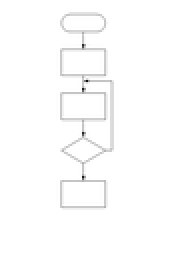
%> input picture my7.png, 93 x 128 px, shrunk from 401 x 551 before the run (shown 2 times larger)
$ octave graphiclinewidth.m   (GNU Octave 9; MATLAB toolbox functions it lacks are replaced by stand-ins)
%> lines starting %> are read from the running program, lines starting %| are printed output that depends on the picture; in (x1, y1, x2, y2) boxes, pixels count from 0 and x2, y2 are one past the last pixel; in counts of white or black regions, pixels touching at a corner belong together; the program's own positions count from 1
### preprocessing.m
function BW =  preprocessing(I)
% I=imresize(I,1.5);
BW1=rgb2gray(I);
thresh = graythresh(BW1);
BW2 = imbinarize(BW1,thresh);
BW2=~BW2;
% se=strel('disk',1);
% BW2=imclose(BW2,se);
BW2=bwareaopen(BW2,30,8);
BW=BW2;

### textseparate.m
function graphic = textseparate(BW)
[L,num]=bwlabel(BW,8);
for i=1:num
    [r,c]=find(L==i);
    for x=1:size(r)
       COPY(r(x,1),c(x,1))=1;
    end
    sumi=sum(COPY(:));
    sums(i,1)=sumi;
end
maxs=max(sums);                    %计算所有连通域的最大值
u=round(0.05*maxs);                %系数取0.05
graphic = bwareaopen(BW,u,8);

### thinforFlowchart.m
function thinGraphic=thinforFlowchart(graphic)
se=strel('disk',1);
B=imdilate(graphic,se);

B=~B;
[A,B]=zhang(B);
% [5 lines of commented-out code are left out]
B=thinner(B);
thinGraphic=~B;

% figure,imshow(thinGraphic);

### zhang.m
function [A,M]=zhang(filename)

% A=imread (filename) ;
% A=im2bw (A,0.8);
A=filename;
I=~A ;
[m n]=size (I) ;
%Zhang Quick Method
for nc=1:60
for i=1:m
    for j=1:n
        if I(i,j)==0
            M(i,j)=0;
        else
            P(1)=I(i,j) ;
            if i-1>0
                P(2) = I(i-1,j) ;
            else
                P(2) = 0 ;
            end
            if (j+1)<=n & (i-1)>0
                P(3) = I(i-1,j+1) ;
            else
                P(3) = 0 ;
            end
            if (j+1)<=n
                P(4) = I(i,j+1) ;
            else
                P(4) = 0 ;
            end
            if (i+1)<=m & (j+1)<=n
                P(5) = I(i+1,j+1) ;
            else
                P(5) = 0 ;
            end
            if (i+1)<=m
                P(6)= I(i+1,j) ;
            else
                P(6) = 0 ;
            end
            if (j-1)>0 & (i+1)<=m
                P(7) = I(i+1,j-1) ;
            else
                P(7) = 0 ;
            end
            if (j-1)>0
                P(8) = I(i,j-1) ;
            else
                P(8) = 0 ;
            end
            if (i-1)>0 & (j-1)>0
                P(9) = I(i-1,j-1) ;
            else
                P(9) = 0 ;
            end
            P(10)=P(1) ;
            Np1=sum(P(2:9)) ;
            Sp1=0;
            Sp1=abs(P(9)-P(2)) ;
            for t=2:8
                 Sp1=Sp1+abs(P(t)-P(t+1));
            end
            Sp1=Sp1/2 ;
            if mod(nc,2)~=0
             if (Np1>=2) & (Np1<=6) & (Sp1==1) & (P(2)*P(4)*P(6)==0) & (P(4)*P(6)*P(8)==0)
                   M(i,j) = 0 ;
              else
                   M(i,j) = 1 ;
               end
            else
             if Np1>=2 & Np1<=6 & Sp1==1 & P(2)*P(4)*P(8)==0 & P(2)*P(6)*P(8)==0
                   M(i,j) = 0 ;
              else
                   M(i,j) = 1 ;
              end

            end

        end
    end
end
I=M;
end
M=~M;

end

### thinner.m
function A=thinner(AM)
[w,h]=size(AM);
for i=2:w-1
    for j=2:h-1
        B=AM(i-1:i+1,j-1:j+1);
        if B(2,2)==1 && sum(B(:))==3
            if B(2,1)==1&&B(2,2)==1&&B(1,2)==1
                B(2,2)=0;
                AM(i-1:i+1,j-1:j+1)=B;
            end
        end
        if B(2,2)==1 && sum(B(:))==3
            if B(1,2)==1&&B(2,2)==1&&B(2,3)
                B(2,2)=0;
                AM(i-1:i+1,j-1:j+1)=B;
            end
        end
        if B(2,2)==1 && sum(B(:))==3
            if B(2,1)==1&&B(2,2)==1&&B(3,2)
                B(2,2)=0;
                AM(i-1:i+1,j-1:j+1)=B;
            end
        end
        if B(2,2)==1 && sum(B(:))==3
            if B(3,2)==1&&B(2,2)==1&&B(2,3)==1
                B(2,2)=0;
                AM(i-1:i+1,j-1:j+1)=B;
            end
        end
        if B(2,2)==1 && sum(B(:))==4
            if B(1,2)==1&&B(2,2)==1&&B(2,3)==1&&B(3,3)==1
                B(2,2)=0;
                AM(i-1:i+1,j-1:j+1)=B;
            end
        end
        if B(2,2)==1 && sum(B(:))==4
            if B(1,2)==1&&B(2,1)==1&&B(2,2)==1&&B(3,1)==1
                B(2,1)=0;
                AM(i-1:i+1,j-1:j+1)=B;
            end
        end
        if B(2,2)==1 && sum(B(:))==4
            if B(1,2)==1&&B(1,3)==1&&B(2,1)==1&&B(2,2)==1
                B(2,2)=0;
                AM(i-1:i+1,j-1:j+1)=B;
            end
        end
        if B(2,2)==1 && sum(B(:))==5
            if B(1,2)==1&&B(1,3)==1&&B(2,1)==1&&B(2,2)==1&&B(3,2)==1
                B(1,2)=0;
                AM(i-1:i+1,j-1:j+1)=B;
            end
        end
        if B(2,2)==1 && sum(B(:))==5
            if B(1,1)==1&&B(1,2)==1&&B(2,2)==1&&B(2,3)==1&&B(3,2)==1
                B(1,2)=0;
                AM(i-1:i+1,j-1:j+1)=B;
            end
        end
    end
end

A=AM;

### calculateGraphiclinewidth.m
function flowchartGraphiclinewidth=calculateGraphiclinewidth(graphic,flowchartThin)

contour=bwperim(graphic);
se=strel('disk',1);
[rflowchartThin,cflowchartThin]=find(flowchartThin==1);
[rContour,cContour]=find(contour==1);
xflowchartThin=cflowchartThin(1,1);
yflowchartThin=rflowchartThin(1,1);
xCountour=cContour(1,1);
yCountour=rContour(1,1);
dis=sqrt((xflowchartThin-xCountour)^2+(yflowchartThin-yCountour)^2);
for i=1:length(rflowchartThin)
    xflowchartThin=cflowchartThin(i,1);
    yflowchartThin=rflowchartThin(i,1);
    for j=1:length(rContour)
        xCountour=cContour(j,1);
        yCountour=rContour(j,1);
        dis(j,1)=sqrt((xflowchartThin-xCountour)^2+(yflowchartThin-yCountour)^2);
    end
    mindis=min(min(dis));
    mindisAll(i,1)=mindis;
end
linewidth=2*mean2(mindisAll);
flowchartGraphiclinewidth=linewidth;

### inner_Contour.m
function innerCountour=inner_Contour(graphic)

se=strel('disk',2);
graphic=imdilate(graphic,se);
graphic=imerode(graphic,se);
graphic=imdilate(graphic,se);
im=graphic;
im2=imfill(im,'holes');
outerCountour = bwperim(im2);
Countour = bwperim(graphic);
innerCountour=xor(outerCountour,Countour);
innerCountour = bwareaopen(innerCountour,20,8);

### findallcontours.m
function [candidateContours,num] = findallcontours(innercontour)

[L,num] = bwlabel(innercontour,8);
[w,h]=size(innercontour);
for i=1:num
    [r,c]=find(L==i);
    A=zeros(w,h);
    for j=1:size(r)
        A(r(j,1),c(j,1))=1;
    end
    candidateContours{i}=A;
end
num=num;
candidateContours=candidateContours;

### findallrealcontours.m
function realcontours=findallrealcontours(candidateContours)
for i=1:length(candidateContours)
    pic1=candidateContours{i};
    [y,x]=find(pic1==1);
    dt = delaunayTriangulation(x,y);
    k = convexHull(dt);
    [r,c]=size(pic1);
    pic11=zeros(r,c);
    lkt = roipoly(pic11,x(k),y(k));%求图包
    convexhulls{i}=lkt;
end
k=1;
for i=1:length(candidateContours)
    origin=imfill(candidateContours{i},'holes');
    a1=sum(origin(:));
    c=convexhulls{i};
    a2=sum(c(:));
    r=a1./a2;
    if r < 0.97
        continue;
    end
    realcontours{k}=candidateContours{i};
    k=k+1;
end

### thinFlowchart.m
function flowchartThin=thinFlowchart(graphic)
thinGraphic1=thinforFlowchart(graphic);
thinGraphic=thinner(thinGraphic1);
flowchartThin=thinGraphic;

### graphiclinewidth.m
clc;
clear;
tic;
I=imread('my7.png');                                      %读取原图
%> I is the input picture: size 128x93x3 uint8; min 14, max 255, mean 252.5
BW=preprocessing(I);                                     %预处理
%> in preprocessing, `thresh = graythresh(BW1);`: thresh = 0.894
%> in preprocessing, `BW2 = imbinarize(BW1,thresh);`:
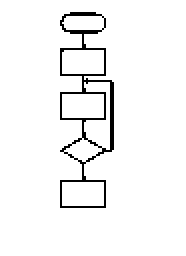
%> BW2: size 128x93 logical (shown 2 times larger); 96% white; black in thin lines or dots, all inside (x1, y1, x2, y2) = (30, 6, 57, 104)
graphic=textseparate(BW);                                %去字符
%> in textseparate, `[L,num]=bwlabel(BW,8);`: num = 1
%> the loop in textseparate, `for i=1:num` made 1 pass
%> sumi on pass 1: 479
%> after the loop in textseparate, `for i=1:num`:
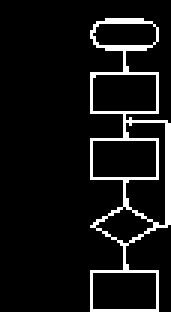
%> COPY: size 104x57 double (shown 3 times larger); values 0 (black) and 1 (white), 8.1% white in thin lines or dots, all inside (x1, y1, x2, y2) = (30, 6, 57, 104)
%> in textseparate, `maxs=max(sums);`: maxs = 479
%> in textseparate, `u=round(0.05*maxs);`: u = 24
flowchartThin=thinFlowchart(graphic);
%> in thinforFlowchart, `B=imdilate(graphic,se);`: B: size 128x93 logical; 10.1% white; 1 white region, box (x1, y1, x2, y2) and area: (29, 5, 58, 105) 1203
%> after the loop in zhang, `for nc=1:60`:
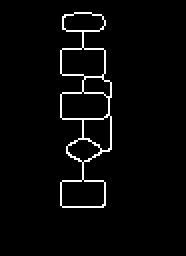
%> M: size 128x93 double (shown 2 times larger); values 0 (black) and 1 (white), 3.1% white in thin lines or dots, all inside (x1, y1, x2, y2) = (30, 6, 56, 104)
%> after the loop in zhang, `for nc=1:60`: Np1 = 3; P = [true true true false false false false true false true]; Sp1 = 2
%> after the loop in thinner, `for i=2:w-1`: B = [true true true; true true true; true true true]
graphiclinewidth1=calculateGraphiclinewidth(graphic,flowchartThin);  %框图的线宽估计值
%> in calculateGraphiclinewidth, `[rflowchartThin,cflowchartThin]=find(flowchartThin==1);`: rflowchartThin = 355 values from 7 to 104; cflowchartThin = 355 values from 31 to 56
%> in calculateGraphiclinewidth, `[rContour,cContour]=find(contour==1);`: rContour = 477 values from 7 to 104; cContour = 477 values from 31 to 57
%> in calculateGraphiclinewidth, `xflowchartThin=cflowchartThin(1,1);`: xflowchartThin = 31
%> in calculateGraphiclinewidth, `yflowchartThin=rflowchartThin(1,1);`: yflowchartThin = 26
%> in calculateGraphiclinewidth, `xCountour=cContour(1,1);`: xCountour = 31
%> in calculateGraphiclinewidth, `yCountour=rContour(1,1);`: yCountour = 11
%> in calculateGraphiclinewidth, `dis=sqrt((xflowchartThin-xCountour)^2+(yflowchartThin-yCountour)^2);`: dis = 15
%> the loop in calculateGraphiclinewidth, `for i=1:length(rflowchartThin)` made 355 passes
%> (xflowchartThin, yflowchartThin, mindis) on passes 1 to 3: (31, 26, 0), (31, 27, 0), (31, 28, 0)
%> after the loop in calculateGraphiclinewidth, `for i=1:length(rflowchartThin)`: dis = 477 values, max 70.88 at index 96, min 0 at index 442, mean 33.83; mindisAll = 355 values, max 1 at index 40, min 0 at index 1, mean 0.113
%> in calculateGraphiclinewidth, `linewidth=2*mean2(mindisAll);`: linewidth = 0.225
%> graphiclinewidth1 = 0.225

innercontour = inner_Contour(graphic);                   %获得内轮廓
%> in inner_Contour, `graphic=imdilate(graphic,se);`: graphic: size 128x93 logical; 15.3% white; 1 white region, box (x1, y1, x2, y2) and area: (28, 4, 59, 106) 1827
%> in inner_Contour, `im2=imfill(im,'holes');`:
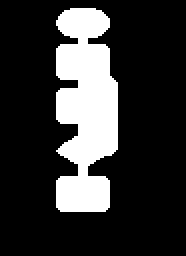
%> im2: size 128x93 logical (shown 2 times larger); 20.3% white; 1 white region, box (x1, y1, x2, y2) and area: (28, 4, 59, 106) 2414
%> in inner_Contour, `outerCountour = bwperim(im2);`: outerCountour: size 128x93 logical; 2.7% white in thin lines or dots, all inside (x1, y1, x2, y2) = (28, 4, 59, 106)
%> in inner_Contour, `innerCountour=xor(outerCountour,Countour);`:
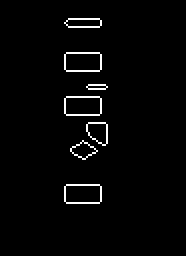
%> innerCountour: size 128x93 logical (shown 2 times larger); 2.3% white in thin lines or dots, all inside (x1, y1, x2, y2) = (32, 9, 54, 102)
[candidateContours,num]=findallcontours(innercontour);   %找到所有候选图元
%> in findallcontours, `[L,num] = bwlabel(innercontour,8);`: L: size 128x93 double; 8 distinct labels, from 0 to 7
%> in findallcontours, `[L,num] = bwlabel(innercontour,8);`: num = 7
%> the loop in findallcontours, `for i=1:num` made 7 passes
%> after the loop in findallcontours, `for i=1:num`:
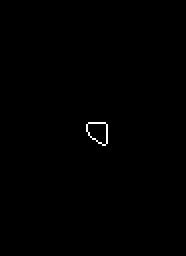
%> A: size 128x93 double (shown 2 times larger); values 0 (black) and 1 (white), 0.28% white in thin lines or dots, all inside (x1, y1, x2, y2) = (43, 61, 54, 73)
%> after the loop in findallcontours, `for i=1:num`: candidateContours = 7 items
%> candidateContours = 7 items; num = 7
realcontours=findallrealcontours(candidateContours);     %所有图元
%> the loop in findallrealcontours, `for i=1:length(candidateContours)` made 1 pass
%> pass 1, in findallrealcontours, `pic1=candidateContours{i};`:
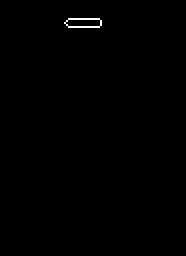
%> pic1: size 128x93 double (shown 2 times larger); values 0 (black) and 1 (white), 0.32% white in thin lines or dots, all inside (x1, y1, x2, y2) = (32, 9, 51, 14)
%> the run ends on the next line
